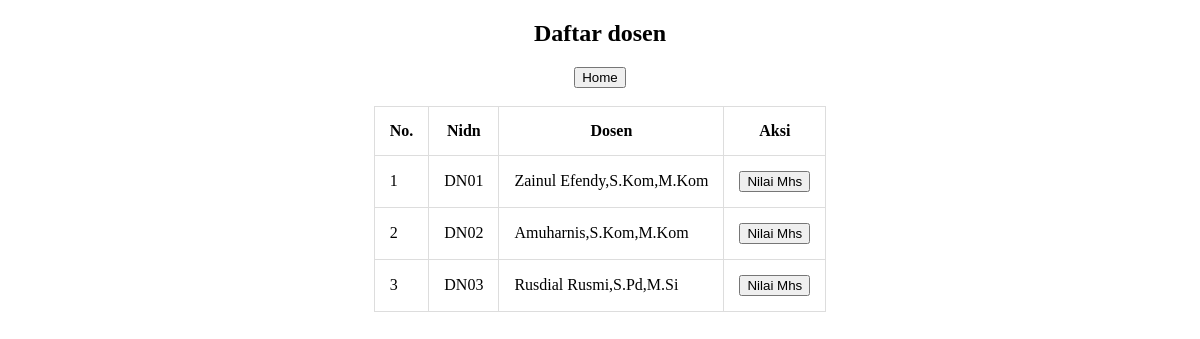
Screenshot of /dosen.php with the database file from the repository.
### tables this page shows
CREATE TABLE tb_dsn(
    nidn VARCHAR(15)PRIMARY KEY NOT NULL, 
    namadosen VARCHAR(35) NOT NULL);

### dosen.php (the view, shortened to what this page needs)
<!DOCTYPE html>
<html>
<head>
	<link rel="stylesheet" type="text/css" href="style/style.css">
</head>
<body>
<center>
	<h2>Daftar dosen</h2>
	<a href="index.php"><button>Home</button></a>
	<br><br>
	<table class="table">
		<tr class="tr">
			<th class="th">No.</th>
			<th class="th">Nidn</th>
			<th class="th">Dosen</th>
			<th class="th">Aksi</th>
		</tr>
		<?php
		include "koneksi.php"; $no = 0;
		$qry_dsn = mysql_query("SELECT * FROM tb_dsn") or die(mysql_error());
		while ($dt_dsn = mysql_fetch_array($qry_dsn)) {
			$no++;
		?>
		<tr class="tr">
			<td class="td"><?php echo $no; ?></td>
			<td class="td"><?php echo $dt_dsn['nidn']; ?></td>
			<td class="td"><?php echo $dt_dsn['namadosen']; ?></td>
			<td class="td"><a href="nilai.php?id_dsn=<?php echo $dt_dsn['nidn'] ?>"><button>Nilai Mhs</button></a></td>
		</tr>
		<?php
		}
		?>
	</table>
</center>
</body>
</html>

### style/style.css (style rules this page uses)
.table, .td, .th { border: 1px solid #ddd; }
.table { border-collapse: collapse; }
.th, .td { padding: 15px; }

### rows the page displays
tb_dsn: nidn "DN01", namadosen "Zainul Efendy,S.Kom,M.Kom"
tb_dsn: nidn "DN02", namadosen "Amuharnis,S.Kom,M.Kom"
tb_dsn: nidn "DN03", namadosen "Rusdial Rusmi,S.Pd,M.Si"
